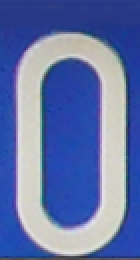
#> input picture digits/0_09T99_0.bmp, 70 x 130 px, found by its file name (shown 2 times larger); its folder holds only this picture in this run
$ python digitRecognition.py
#> lines starting #> are read from the running program, lines starting #| are printed output that depends on the picture; after the words box and inside, x2 and y2 are one past the last pixel; in counts of white or black regions, pixels touching at a corner belong together
### imageProcess.py
import cv2
import sys
import numpy as np


def img2gray(img):
    # YCrCb
    return (img[:, :] * np.array([0.1140, 0.5870, 0.2990])).sum(axis=2).astype(np.uint8)


def gray2binary(grayimg, threshold=185):
    # [8 lines of commented-out code are left out]
    thres, bimg = cv2.threshold(grayimg, 0, 255, cv2.THRESH_BINARY + cv2.THRESH_OTSU)

    return bimg


# [28 lines of commented-out code are left out]


# [86 lines left out: functions segment, get_digits, save_digits, img_enhance_smooth, execute, main, not called in this run]


# [2 lines that do not run on import are left out]

### digitRecognition.py
import cv2
import imageProcess as ip
from keras.models import Sequential
from keras.layers import Dense, Activation, Flatten, Conv2D, MaxPool2D
from keras.utils import to_categorical
import numpy as np


def load_trainset():
    import os
    dirname = r'/home/lpy/PythonProjects/LicensePlateRecognition/digits'
    files = os.listdir(dirname)
    digits = []
    labels = []
    for fname in files:
        fpath = f'{dirname}/{fname}'
        labels.append(fname[0])
        digit = cv2.imread(fpath)
#> digit is the input picture: shape (130, 70, 3); mean B, G, R 169.8, 116, 99.1
        digit = ip.img2gray(digit)
#> in img2gray, `return (img[:, :] * np.array([0.1140, 0.5870, 0.2990])).sum(axis=2).as..`:
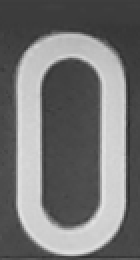
#> returned value: shape (130, 70) (shown 2 times larger); min 37, max 228, mean 116.6
        grayimg = digit.copy()
        # histogram equalization
        grayimg = cv2.equalizeHist(grayimg)
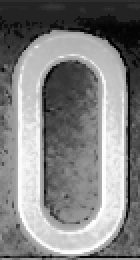
#> grayimg: shape (130, 70) (shown 2 times larger); min 0, max 255, mean 130.2
        # smooth
        for _ in range(3):
            grayimg = cv2.medianBlur(grayimg, 3)
            grayimg = cv2.blur(grayimg, (3, 3))
#> this loop made 3 passes
#> pass 1, in load_trainset, `grayimg = cv2.medianBlur(grayimg, 3)`:
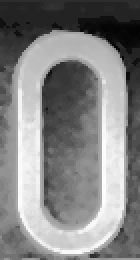
#> grayimg: shape (130, 70) (shown 2 times larger); min 4, max 254, mean 131.7
#> pass 1, in load_trainset, `grayimg = cv2.blur(grayimg, (3, 3))`:
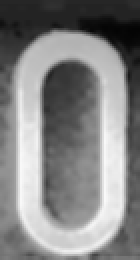
#> grayimg: shape (130, 70) (shown 2 times larger); min 4, max 249, mean 131.6
        grayimg = ip.gray2binary(grayimg, 170)
#> in gray2binary, `thres, bimg = cv2.threshold(grayimg, 0, 255, cv2.THRESH_BINARY + cv2.T..`:
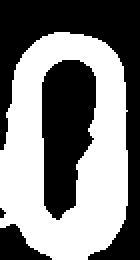
#> bimg: shape (130, 70) (shown 2 times larger); 49.9% white; 1 white region, box (x1, y1, x2, y2) and area: (0, 16, 64, 130) 4544
#> in gray2binary, `thres, bimg = cv2.threshold(grayimg, 0, 255, cv2.THRESH_BINARY + cv2.T..`: thres = 131
        digits.append(grayimg)
    return digits, labels


def cnn_train(X_train, y_train, X_test, y_test):
    input_shape = X_train.shape[1:]
    out_units = len(y_train[0])
    model = Sequential()
    model.add(Conv2D(25, (5, 5), input_shape=input_shape))
    model.add(MaxPool2D(2, 2))
    model.add(Conv2D(25, (5, 5)))
    model.add(MaxPool2D(2, 2))
    model.add(Conv2D(25, (5, 5)))
    model.add(MaxPool2D(2, 2))
    model.add(Flatten())
    model.add(Dense(units=500))
    model.add(Activation('relu'))
    model.add(Dense(units=500))
    model.add(Activation('relu'))
    model.add(Dense(units=out_units))
    model.add(Activation('softmax'))

    model.compile(loss='categorical_crossentropy', optimizer='adam', metrics=['accuracy'])

    model.fit(X_train, y_train, epochs=10)

    score = model.evaluate(X_test, y_test)
    print('Total loss on Testing Set:', score[0])
    print('Accuracy of Testing Set:', score[1])


def show_digits():
    digits, labels = load_trainset()
    for digit in digits:
        cv2.imshow('W', digit)
        cv2.waitKey(0)
        cv2.destroyAllWindows()


def cnn_test():
    digits, labels = load_trainset()
#> digits = 1 item; labels = ['0']
    row, col = digits[0].shape
#> row = 130; col = 70
    # resize - inplace
    # reshape - non inplace
    for img in digits:
        img.resize((1, row, col))
#> this loop made 1 pass
    X_train = np.array(digits)
    y_train = np.array([ord(c) for c in labels])
#> y_train = [48]
    y_train = to_categorical(y_train)
    elecnt = X_train.shape[0]
    train_sample = np.random.choice(elecnt, elecnt//2, replace=False)
    real_X_train = X_train[train_sample]
    real_y_train = y_train[train_sample]

    test_sample = np.random.choice(elecnt, elecnt//2, replace=False)
    X_test = X_train[test_sample]
    y_test = y_train[test_sample]
    cnn_train(real_X_train, real_y_train, X_test, y_test)


def main():
    cnn_test()
#> (the call stopped at in cnn_test, `y_train = to_categorical(y_train)`: keras is not available in this run)


if __name__ == '__main__':
    main()

$ run again, on digits/0_0K001_2.bmp
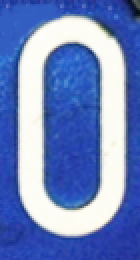
#> input picture digits/0_0K001_2.bmp, 70 x 130 px, found by its file name (shown 2 times larger)
#> in load_trainset, digit is the input picture: shape (130, 70, 3); mean B, G, R 192.2, 133.4, 111.6
#> after the loop in load_trainset, `for _ in range(3):`:
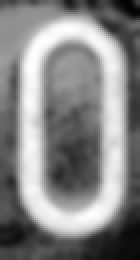
#> grayimg: shape (130, 70) (shown 2 times larger); min 1, max 255, mean 133.6
#> in gray2binary, `thres, bimg = cv2.threshold(grayimg, 0, 255, cv2.THRESH_BINARY + cv2.T..`:
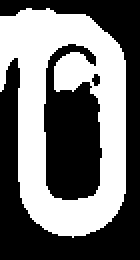
#> bimg: shape (130, 70) (shown 2 times larger); 45.6% white; 1 white region, box (x1, y1, x2, y2) and area: (0, 4, 63, 119) 4151
#> thres = 138
#> digits = 1 item; labels = ['0']
#> the loop in cnn_test, `for img in digits:` made 1 pass
#> y_train = [48]
